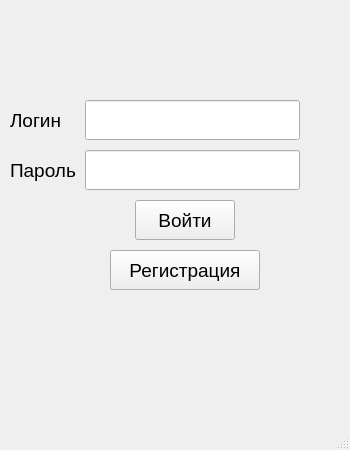
<?xml version="1.0" encoding="UTF-8"?>
<ui version="4.0">
 <class>MainWindow</class>
 <widget class="QMainWindow" name="MainWindow">
  <property name="geometry">
   <rect>
    <x>0</x>
    <y>0</y>
    <width>350</width>
    <height>450</height>
   </rect>
  </property>
  <property name="windowTitle">
   <string>Авторизация</string>
  </property>
  <widget class="QWidget" name="centralwidget">
   <widget class="QLabel" name="label">
    <property name="geometry">
     <rect>
      <x>10</x>
      <y>100</y>
      <width>75</width>
      <height>40</height>
     </rect>
    </property>
    <property name="font">
     <font>
      <pointsize>14</pointsize>
     </font>
    </property>
    <property name="text">
     <string>Логин</string>
    </property>
   </widget>
   <widget class="QLabel" name="label_2">
    <property name="geometry">
     <rect>
      <x>10</x>
      <y>150</y>
      <width>75</width>
      <height>40</height>
     </rect>
    </property>
    <property name="font">
     <font>
      <pointsize>14</pointsize>
     </font>
    </property>
    <property name="text">
     <string>Пароль</string>
    </property>
   </widget>
   <widget class="QPushButton" name="ButtonLogIN">
    <property name="geometry">
     <rect>
      <x>135</x>
      <y>200</y>
      <width>100</width>
      <height>40</height>
     </rect>
    </property>
    <property name="font">
     <font>
      <pointsize>14</pointsize>
     </font>
    </property>
    <property name="text">
     <string>Войти</string>
    </property>
   </widget>
   <widget class="QPushButton" name="ButtonRegistr">
    <property name="geometry">
     <rect>
      <x>110</x>
      <y>250</y>
      <width>150</width>
      <height>40</height>
     </rect>
    </property>
    <property name="font">
     <font>
      <pointsize>14</pointsize>
     </font>
    </property>
    <property name="text">
     <string>Регистрация</string>
    </property>
   </widget>
   <widget class="QLineEdit" name="loginAFT">
    <property name="geometry">
     <rect>
      <x>85</x>
      <y>100</y>
      <width>215</width>
      <height>40</height>
     </rect>
    </property>
    <property name="font">
     <font>
      <pointsize>14</pointsize>
     </font>
    </property>
   </widget>
   <widget class="QLineEdit" name="passwordAFT">
    <property name="geometry">
     <rect>
      <x>85</x>
      <y>150</y>
      <width>215</width>
      <height>40</height>
     </rect>
    </property>
    <property name="font">
     <font>
      <pointsize>14</pointsize>
     </font>
    </property>
   </widget>
  </widget>
  <widget class="QMenuBar" name="menubar">
   <property name="geometry">
    <rect>
     <x>0</x>
     <y>0</y>
     <width>350</width>
     <height>21</height>
    </rect>
   </property>
  </widget>
  <widget class="QStatusBar" name="statusbar"/>
 </widget>
 <resources/>
 <connections/>
</ui>
